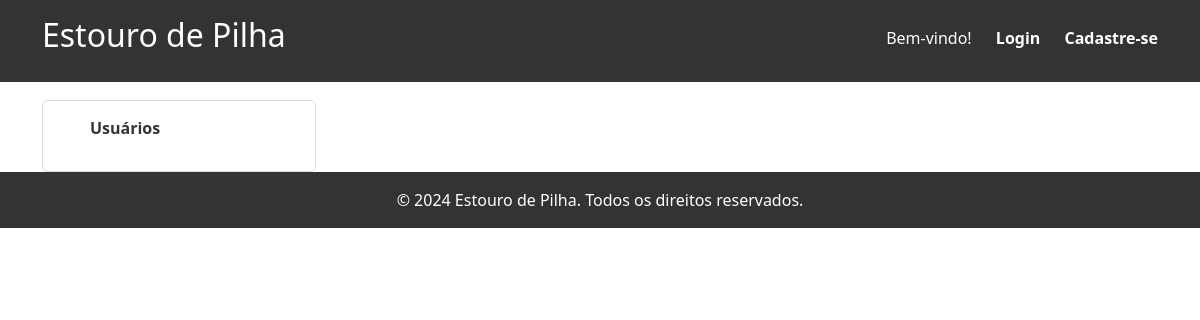
The app's page /, older data.
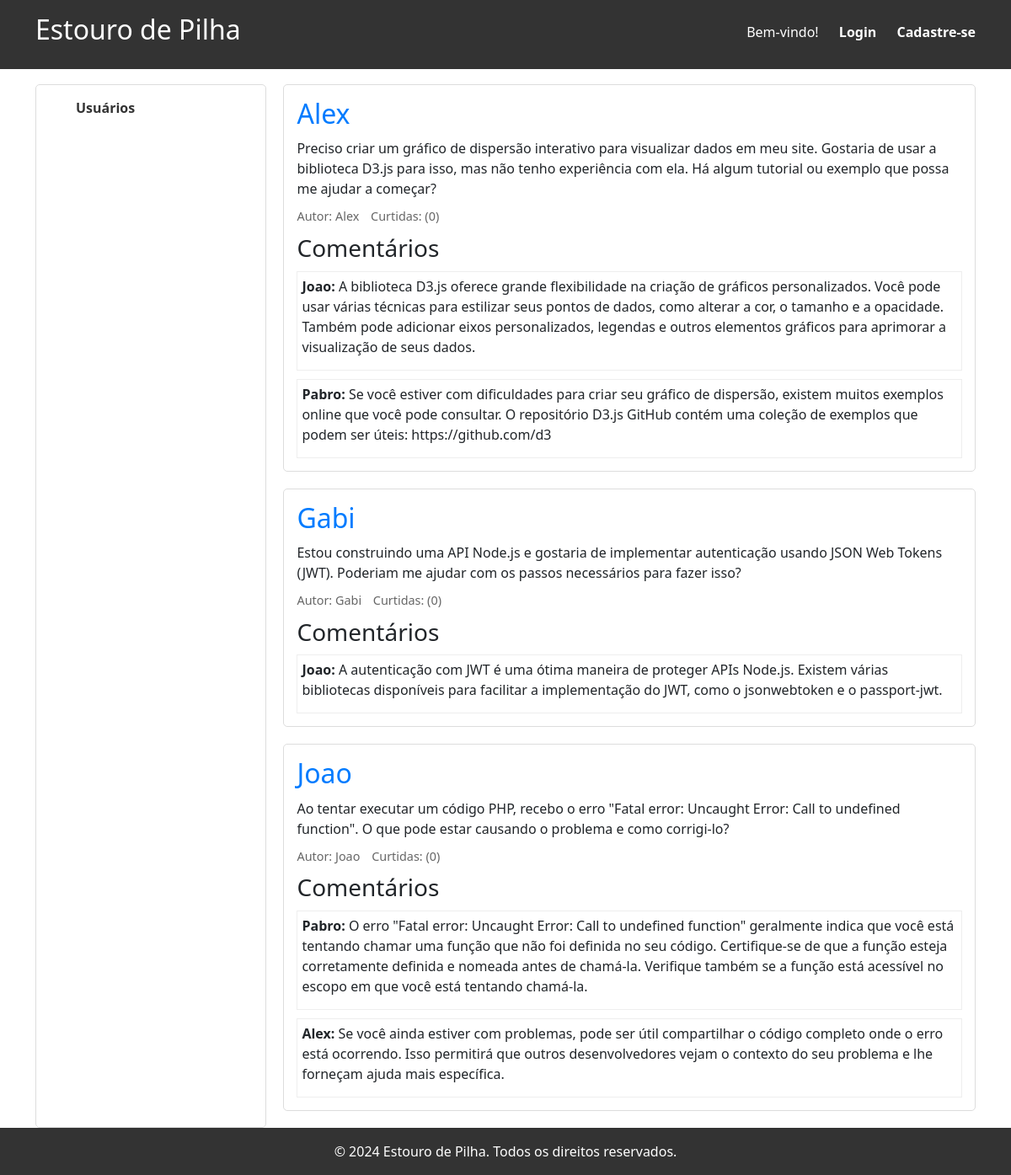
The same page, newer data.
### tables this page shows
CREATE TABLE IF NOT EXISTS db_post (
  post_id INT NOT NULL AUTO_INCREMENT,
  post_tittle VARCHAR(30) NOT NULL,
  post_body TEXT NOT NULL,
   
  post_note INT,
  usr_id INT NOT NULL,
  PRIMARY KEY (post_id),
  FOREIGN KEY (usr_id) REFERENCES db_usr(usr_id)
);

CREATE TABLE IF NOT EXISTS db_usr (
  usr_id INT NOT NULL AUTO_INCREMENT,
  usr_name VARCHAR(20) NOT NULL,
  usr_password VARCHAR(255) NOT NULL,
  PRIMARY KEY (usr_id)
);

CREATE TABLE IF NOT EXISTS db_comm (
  comm_id INT NOT NULL AUTO_INCREMENT,
  comm_body TEXT NOT NULL,
  comm_note INT,
  usr_id INT NOT NULL,
  post_id INT NOT NULL,
  PRIMARY KEY (comm_id),
  FOREIGN KEY (usr_id) REFERENCES db_usr(usr_id),
  FOREIGN KEY (post_id) REFERENCES db_post(post_id) ON DELETE CASCADE
);

### banco.php (called while the page is built, shortened)
<?php
$dbhost = "localhost";
$dbuser = "root";
$dbpass = "";
$dbname = "db_estouro_de_pilha";
$banco = new mysqli($dbhost, $dbuser, $dbpass, $dbname);
function countLikes(int $post_id) {
    global $banco;
    $sql = "SELECT COUNT(*) AS likes FROM db_likes WHERE post_id = ?";
    $stmt = $banco->prepare($sql);
    $stmt->bind_param("i", $post_id);
    $stmt->execute();
    $result = $stmt->get_result();
    return $result->fetch_object()->likes;
}
?>

### index.php (the view, shortened to what this page needs)
<?php
$logged_in = $_SESSION['logged_in'] ?? false;
$usr = $_SESSION['usr'] ?? '';
require_once 'banco.php';
$result_posts = $banco->query("SELECT db_post.post_id, db_post.post_body, db_post.usr_id, db_usr.usr_name FROM db_post JOIN db_usr ON db_post.usr_id = db_usr.usr_id ORDER BY db_post.post_id DESC");
?>
<!DOCTYPE html>
<html lang="pt-br">
<head>
    <link rel="stylesheet" href="estilos.css">
    <link href="https://cdn.jsdelivr.net/npm/bootstrap@5.3.3/dist/css/bootstrap.min.css" rel="stylesheet">
</head>
<body>
<header>
    <div class="container">
        <h1>Estouro de Pilha</h1>
        <nav>
            <ul>
                <?php if ($logged_in): ?>
                    <li>Olá, <?php echo htmlspecialchars($usr); ?>!</li>
                    <li><a href="logout.php">Logout</a></li>
                <?php else: ?>
                    <li>Bem-vindo!</li>
                    <li><a href="login.php">Login</a></li>
                    <li><a href="register.php">Cadastre-se</a></li>
                <?php endif; ?>
            </ul>
        </nav>
    </div>
</header>
<main class="container">
    <aside class="sidebar">
        <ul>
            <li><a href="pesquisa_usuario.php">Usuários</a></li>
        </ul>
    </aside>
    <section class="feed">
        <?php while ($post = $result_posts->fetch_object()): ?>
            <div class="post">
                <h2><?php echo htmlspecialchars($post->usr_name); ?></h2>
                <p><?php echo nl2br(htmlspecialchars($post->post_body)); ?></p>
                <div class="post-info">
                    <span>Autor: <?php echo htmlspecialchars($post->usr_name); ?></span>
                    <?php if ($logged_in): ?>
                        <form action="like.php" method="post" style="display:inline;">
                            <input type="hidden" name="post_id" value="<?php echo $post->post_id; ?>">
                            <button type="submit">
                                <?php
                                    $stmt_check_like = $banco->prepare("SELECT * FROM db_likes WHERE post_id = ? AND usr_id = ?");
                                    $stmt_check_like->bind_param("ii", $post->post_id, $_SESSION['usr_id']);
                                    $stmt_check_like->execute();
                                    $result_check_like = $stmt_check_like->get_result();
                                    echo ($result_check_like->num_rows > 0) ? 'Descurtir' : 'Curtir';
                                ?>
                                (<?php echo countLikes($post->post_id); ?>)
                            </button>
                        </form>
                    <?php else: ?>
                        <span>Curtidas: (<?php echo countLikes($post->post_id); ?>)</span>
                    <?php endif; ?>
                </div>
                <div class="comments">
                    <h3>Comentários</h3>
                    <?php
                    $sql_comments = "SELECT db_comm.comm_id, db_comm.comm_body, db_comm.usr_id, db_usr.usr_name FROM db_comm JOIN db_usr ON db_comm.usr_id = db_usr.usr_id WHERE db_comm.post_id = ? ORDER BY db_comm.comm_id ASC";
                    $stmt_comments = $banco->prepare($sql_comments);
                    $stmt_comments->bind_param("i", $post->post_id);
                    $stmt_comments->execute();
                    $result_comments = $stmt_comments->get_result();
                    while ($comment = $result_comments->fetch_object()):
                    ?>
                        <div class="comment">
                            <p><b><?php echo htmlspecialchars($comment->usr_name); ?>: </b><?php echo nl2br(htmlspecialchars($comment->comm_body)); ?></p>
                        </div>
                    <?php endwhile; ?>
                </div>
            </div>
        <?php endwhile; ?>
    </section>
</main>
<footer>
    <div class="container">
        <p>&copy; 2024 Estouro de Pilha. Todos os direitos reservados.</p>
    </div>
</footer>
</body>
</html>

### estilos.css (style rules this page uses)
* { margin: 0; padding: 0; box-sizing: border-box; }
body { font-family: Arial, sans-serif; line-height: 1.6; background-color: #f4f4f4; }
.container { width: 80%; margin: auto; overflow: hidden; }
header { background: #333; color: #fff; padding: 1rem 0; position: fixed; top: 0; width: 100%; z-index: 1000; }
header h1 { float: left; font-size:xx-large; font-display:inherit ; }
header nav { float: right; margin-top: 10px; }
header nav ul { list-style: none; }
header nav ul li { display: inline; margin-left: 20px; }
header nav ul li a { color: #fff; text-decoration: none; font-weight: bold; }
main { display: flex; margin-top: 80px; }
.sidebar { width: 25%; background: #fff; padding: 15px; margin-right: 20px; border: 1px solid #ddd; border-radius: 5px; margin-top: 100px; }
.sidebar ul { list-style: none; }
.sidebar ul li { margin-bottom: 10px; }
.sidebar ul li a { text-decoration: none; color: #333; font-weight: bold; }
.feed { width: 75%; margin-top: 100px; }
.post { background: #fff; padding: 15px; margin-bottom: 20px; border: 1px solid #ddd; border-radius: 5px; }
.post h2 { margin-bottom: 10px; color: #007BFF; }
.post p { margin-bottom: 10px; }
.post-info { margin-top: 10px; font-size: 0.9rem; color: #666; }
.post-info span { margin-right: 10px; }
.comments { margin-top: 10px; }
.comment { margin-top: 10px; padding: 5px; border: 1px solid #eee; display: flex; }
footer { display: flex; flex-direction: column; margin-top: auto; background: #333; color: #fff; text-align: center; padding: 1rem 0; width: 100%; }
footer p { margin: 0; }

Row changes from the older to the newer data that the page shows:
added db_post: usr.usr_name "Alex", post_body "Preciso criar um gráfico de dispersão interativo para visualizar dados em meu site. Gostaria de usar a biblioteca D3.js para isso, mas não tenho experiência com ela. Há algum tutorial ou exemplo que possa me ajudar a começar?", post_id "0"
added db_comm: usr.usr_name "Joao", comm_body "A biblioteca D3.js oferece grande flexibilidade na criação de gráficos personalizados. Você pode usar várias técnicas para estilizar seus pontos de dados, como alterar a cor, o tamanho e a opacidade. Também pode adicionar eixos personalizados, legendas e outros elementos gráficos para aprimorar a visualização de seus dados.", shown under "Alex"
added db_comm: usr.usr_name "Pabro", comm_body "Se você estiver com dificuldades para criar seu gráfico de dispersão, existem muitos exemplos online que você pode consultar. O repositório D3.js GitHub contém uma coleção de exemplos que podem ser úteis: https://github.com/d3", shown under "Alex"
added db_post: usr.usr_name "Gabi", post_body "Estou construindo uma API Node.js e gostaria de implementar autenticação usando JSON Web Tokens (JWT). Poderiam me ajudar com os passos necessários para fazer isso?", post_id "0"
added db_comm: usr.usr_name "Joao", comm_body "A autenticação com JWT é uma ótima maneira de proteger APIs Node.js. Existem várias bibliotecas disponíveis para facilitar a implementação do JWT, como o jsonwebtoken e o passport-jwt.", shown under "Gabi"
added db_post: usr.usr_name "Joao", post_body "Ao tentar executar um código PHP, recebo o erro \"Fatal error: Uncaught Error: Call to undefined function\". O que pode estar causando o problema e como corrigi-lo?", post_id "0"
added db_comm: usr.usr_name "Pabro", comm_body "O erro \"Fatal error: Uncaught Error: Call to undefined function\" geralmente indica que você está tentando chamar uma função que não foi definida no seu código. Certifique-se de que a função esteja corretamente definida e nomeada antes de chamá-la. Verifique também se a função está acessível no escopo em que você está tentando chamá-la.", shown under "Joao"
added db_comm: usr.usr_name "Alex", comm_body "Se você ainda estiver com problemas, pode ser útil compartilhar o código completo onde o erro está ocorrendo. Isso permitirá que outros desenvolvedores vejam o contexto do seu problema e lhe forneçam ajuda mais específica.", shown under "Joao"
